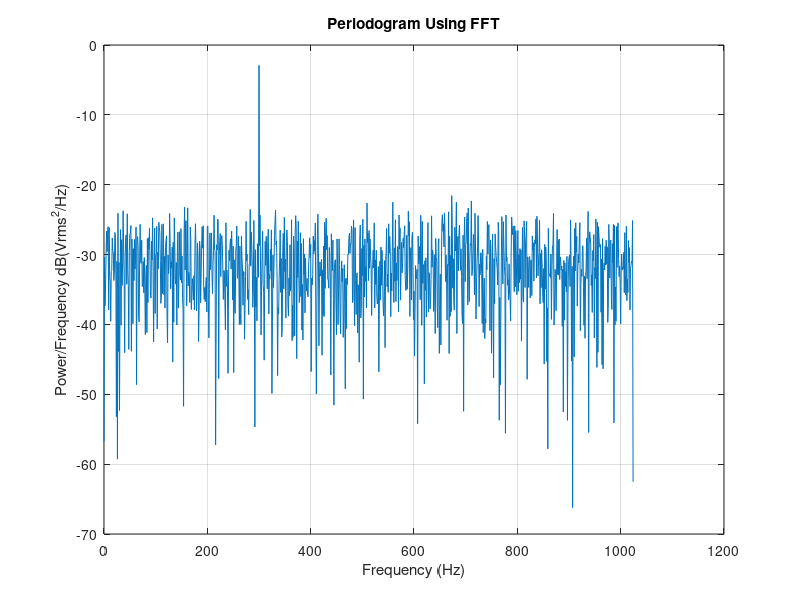

This chart was generated by the following MATLAB code:
%% Example of calculating FFT and PSD, from Matlab's Technical note

% For some background on the FFT in general, I suggest this page:
% https://en.wikipedia.org/wiki/Fast_Fourier_transform

%% Create the signal

% sets the random number generator in matlab to 'default'
rng default      

% set the sampling frequency to 2048 (Hz, or 2048 samples per second).
% Since this is an artificial signal, we can set it to whatever we want
% without changing the signal.
Fs = 2048;       

% create a time vector from 0 to almost 1 second, spaced by dt = 1/Fs (dt = 
% ~0.5 milliseconds)
t = 0:1/Fs:1-1/Fs;

% create the signal: a cosine, amplitude = 1 V, at 300 Hz, and some noise
% randn creates Gaussian-distributed noise (white noise) with sigma = 1 V. 
x = cos(2*pi*300*t) + randn(size(t));

% N is calculated for convenience; simply the length of the signal x.
N = length(x);


%% Calculate the FFT

% now, calculate the FFT of x:

xdft = fft(x);

% remember this output is complex; if you want to plot it directly take the
% abs() first. 

% the FFT above includes both positive frequency and negative frequency
% components. The first half of the output vector covers the positive
% frequencies, and the second half are negative frequencies. The very first
% value is the DC component (f = 0). 
% The FFT components are symmetric: the magnitudes are the same
% for positive and negative frequencies, but the phases are opposite. We
% don't need the negative frequencies, so we can throw them away. 

xdft = xdft(1:N/2+1);


%% Calculate the PSD

% This part is a bit tricky, and involves the definition of the power
% spectral density; details can be found here:
% https://en.wikipedia.org/wiki/Spectral_density#Power_spectral_density
% The "discrete" PSD is the square of the discrete fourier transform (DFT), 
% multiplied by dt^2/T, where T is the duration of the signal. Now 
% dt = 1/Fs, and Fs*T = N, so dt^2/T simplifies to 1/(Fs*N). 

psdx = (1/(Fs*N)) * abs(xdft).^2;

% We threw away the negative frequencies, but they do, in fact, contain
% some of the "energy" of the signal; so we need to multiply by two.

psdx(2:end-1) = 2*psdx(2:end-1);


%% Frequency vector

% finally, we create a frequency vector. The frequencies in the FFT (and
% PSD) are spaced by Fs/N. The frequency vector for the positive 
% frequencies goes from DC (f = 0) to Fs/2. You could also create this 
% vector as follows:
% freq = linspace(0,Fs/2,length(psdx));

freq = 0:Fs/length(x):Fs/2;


%% Plotting

% since this psdx already squared the fft (xdft), it is in power units; to
% plot in dB, take 10*log10:
plot(freq,10*log10(psdx))

grid on
title('Periodogram Using FFT')
xlabel('Frequency (Hz)')

% You will notice that the peak in the PSD at 300 Hz is around -3 dB 
% (slightly off due to the added noise). The PSD plots the spectrum of the 
% signal in RMS; hence the equivalent linear magnitude of this peak is 0.5.
% Since the sinusoidal signal has an amplitude of 1 V, its Vrms = 0.707, 
% and Vrms^2 = 0.5.

ylabel('Power/Frequency dB(Vrms^2/Hz)')
